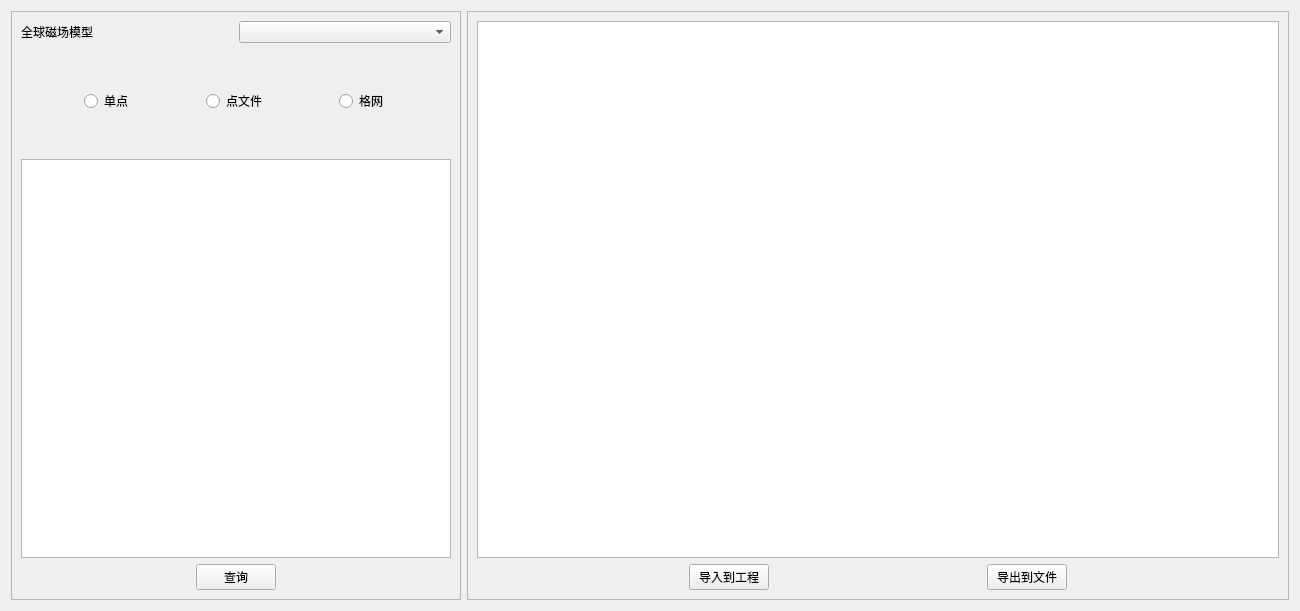
<?xml version="1.0" encoding="UTF-8"?>
<ui version="4.0">
 <class>QueryForm</class>
 <widget class="QWidget" name="QueryForm">
  <property name="geometry">
   <rect>
    <x>0</x>
    <y>0</y>
    <width>1300</width>
    <height>611</height>
   </rect>
  </property>
  <property name="sizePolicy">
   <sizepolicy hsizetype="Preferred" vsizetype="Preferred">
    <horstretch>0</horstretch>
    <verstretch>0</verstretch>
   </sizepolicy>
  </property>
  <property name="windowTitle">
   <string>查询</string>
  </property>
  <layout class="QHBoxLayout" name="horizontalLayout_2">
   <item>
    <layout class="QHBoxLayout" name="horizontalLayout" stretch="0,0">
     <item>
      <widget class="QFrame" name="frame">
       <property name="sizePolicy">
        <sizepolicy hsizetype="Preferred" vsizetype="Preferred">
         <horstretch>0</horstretch>
         <verstretch>0</verstretch>
        </sizepolicy>
       </property>
       <property name="maximumSize">
        <size>
         <width>450</width>
         <height>16777215</height>
        </size>
       </property>
       <property name="frameShape">
        <enum>QFrame::StyledPanel</enum>
       </property>
       <property name="frameShadow">
        <enum>QFrame::Raised</enum>
       </property>
       <layout class="QVBoxLayout" name="verticalLayout_3" stretch="1,0,6,1">
        <item>
         <layout class="QHBoxLayout" name="horizontalLayout_3">
          <item>
           <widget class="QLabel" name="label">
            <property name="text">
             <string>全球磁场模型</string>
            </property>
           </widget>
          </item>
          <item>
           <widget class="QComboBox" name="comboBox_wmm"/>
          </item>
         </layout>
        </item>
        <item>
         <spacer name="verticalSpacer">
          <property name="orientation">
           <enum>Qt::Vertical</enum>
          </property>
          <property name="sizeHint" stdset="0">
           <size>
            <width>20</width>
            <height>40</height>
           </size>
          </property>
         </spacer>
        </item>
        <item>
         <layout class="QVBoxLayout" name="verticalLayout_5">
          <item>
           <widget class="QScrollArea" name="scrollArea">
            <property name="styleSheet">
             <string notr="true">QScrollArea#scrollArea{
border: 0px solid transparent;}</string>
            </property>
            <property name="widgetResizable">
             <bool>true</bool>
            </property>
            <widget class="QWidget" name="scrollAreaWidgetContents">
             <property name="geometry">
              <rect>
               <x>0</x>
               <y>0</y>
               <width>428</width>
               <height>383</height>
              </rect>
             </property>
             <layout class="QVBoxLayout" name="verticalLayout_6" stretch="2,0,1">
              <property name="leftMargin">
               <number>0</number>
              </property>
              <property name="topMargin">
               <number>0</number>
              </property>
              <property name="rightMargin">
               <number>0</number>
              </property>
              <property name="bottomMargin">
               <number>0</number>
              </property>
              <item>
               <layout class="QVBoxLayout" name="verticalLayout_4">
                <property name="spacing">
                 <number>9</number>
                </property>
                <item>
                 <layout class="QHBoxLayout" name="horizontalLayout_6">
                  <item>
                   <spacer name="horizontalSpacer_6">
                    <property name="orientation">
                     <enum>Qt::Horizontal</enum>
                    </property>
                    <property name="sizeHint" stdset="0">
                     <size>
                      <width>40</width>
                      <height>20</height>
                     </size>
                    </property>
                   </spacer>
                  </item>
                  <item>
                   <widget class="QRadioButton" name="radioButton_point">
                    <property name="text">
                     <string>单点</string>
                    </property>
                   </widget>
                  </item>
                  <item>
                   <spacer name="horizontalSpacer_7">
                    <property name="orientation">
                     <enum>Qt::Horizontal</enum>
                    </property>
                    <property name="sizeHint" stdset="0">
                     <size>
                      <width>40</width>
                      <height>20</height>
                     </size>
                    </property>
                   </spacer>
                  </item>
                  <item>
                   <widget class="QRadioButton" name="radioButton_file">
                    <property name="text">
                     <string>点文件</string>
                    </property>
                   </widget>
                  </item>
                  <item>
                   <spacer name="horizontalSpacer_8">
                    <property name="orientation">
                     <enum>Qt::Horizontal</enum>
                    </property>
                    <property name="sizeHint" stdset="0">
                     <size>
                      <width>40</width>
                      <height>20</height>
                     </size>
                    </property>
                   </spacer>
                  </item>
                  <item>
                   <widget class="QRadioButton" name="radioButton_grid">
                    <property name="text">
                     <string>格网</string>
                    </property>
                   </widget>
                  </item>
                  <item>
                   <spacer name="horizontalSpacer_9">
                    <property name="orientation">
                     <enum>Qt::Horizontal</enum>
                    </property>
                    <property name="sizeHint" stdset="0">
                     <size>
                      <width>40</width>
                      <height>20</height>
                     </size>
                    </property>
                   </spacer>
                  </item>
                 </layout>
                </item>
               </layout>
              </item>
              <item>
               <spacer name="verticalSpacer_2">
                <property name="orientation">
                 <enum>Qt::Vertical</enum>
                </property>
                <property name="sizeHint" stdset="0">
                 <size>
                  <width>20</width>
                  <height>40</height>
                 </size>
                </property>
               </spacer>
              </item>
              <item>
               <widget class="QTextBrowser" name="textBrowser"/>
              </item>
             </layout>
            </widget>
           </widget>
          </item>
         </layout>
        </item>
        <item>
         <layout class="QHBoxLayout" name="horizontalLayout_5">
          <item>
           <spacer name="horizontalSpacer">
            <property name="orientation">
             <enum>Qt::Horizontal</enum>
            </property>
            <property name="sizeHint" stdset="0">
             <size>
              <width>40</width>
              <height>20</height>
             </size>
            </property>
           </spacer>
          </item>
          <item>
           <widget class="QPushButton" name="pushButton_3">
            <property name="text">
             <string>查询</string>
            </property>
           </widget>
          </item>
          <item>
           <spacer name="horizontalSpacer_2">
            <property name="orientation">
             <enum>Qt::Horizontal</enum>
            </property>
            <property name="sizeHint" stdset="0">
             <size>
              <width>40</width>
              <height>20</height>
             </size>
            </property>
           </spacer>
          </item>
         </layout>
        </item>
       </layout>
      </widget>
     </item>
     <item>
      <widget class="QFrame" name="frame_2">
       <property name="frameShape">
        <enum>QFrame::StyledPanel</enum>
       </property>
       <property name="frameShadow">
        <enum>QFrame::Raised</enum>
       </property>
       <layout class="QVBoxLayout" name="verticalLayout_2">
        <item>
         <layout class="QVBoxLayout" name="verticalLayout" stretch="7,1">
          <item>
           <widget class="QTableView" name="tableView"/>
          </item>
          <item>
           <layout class="QHBoxLayout" name="horizontalLayout_4">
            <item>
             <spacer name="horizontalSpacer_3">
              <property name="orientation">
               <enum>Qt::Horizontal</enum>
              </property>
              <property name="sizeHint" stdset="0">
               <size>
                <width>40</width>
                <height>20</height>
               </size>
              </property>
             </spacer>
            </item>
            <item>
             <widget class="QPushButton" name="pushButton_2">
              <property name="text">
               <string>导入到工程</string>
              </property>
             </widget>
            </item>
            <item>
             <spacer name="horizontalSpacer_4">
              <property name="orientation">
               <enum>Qt::Horizontal</enum>
              </property>
              <property name="sizeHint" stdset="0">
               <size>
                <width>40</width>
                <height>20</height>
               </size>
              </property>
             </spacer>
            </item>
            <item>
             <widget class="QPushButton" name="pushButton_export">
              <property name="text">
               <string>导出到文件</string>
              </property>
             </widget>
            </item>
            <item>
             <spacer name="horizontalSpacer_5">
              <property name="orientation">
               <enum>Qt::Horizontal</enum>
              </property>
              <property name="sizeHint" stdset="0">
               <size>
                <width>40</width>
                <height>20</height>
               </size>
              </property>
             </spacer>
            </item>
           </layout>
          </item>
         </layout>
        </item>
       </layout>
      </widget>
     </item>
    </layout>
   </item>
  </layout>
 </widget>
 <resources/>
 <connections/>
</ui>
